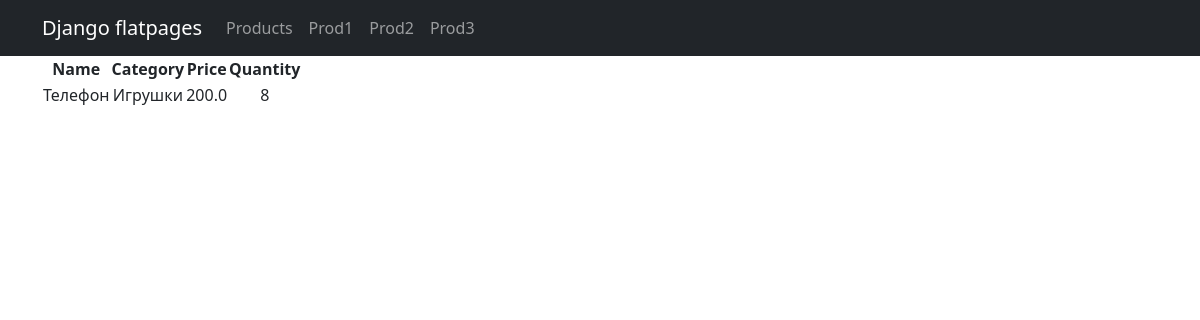
The page /products/5/ on the database as committed earlier.
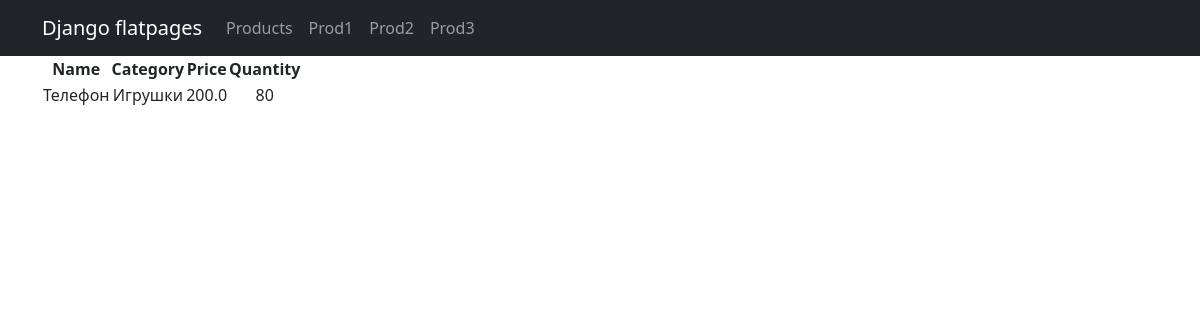
The same page on the database as committed later.
### simple_app/models.py (models this page shows, shortened)
class Product(models.Model):
    name = models.CharField(max_length=200)
    price = models.FloatField(validators=[MinValueValidator(0.0, 'Price should be >= 0.0')])
    quantity = models.IntegerField(validators=[MinValueValidator(0, 'Quantity should be >= 0')])
    category = models.ForeignKey('Category', on_delete=models.CASCADE)

class Category(models.Model):
    name = models.CharField(max_length=200)

### simple_app/views.py (the view)
# urls.py: path('<int:pk>/', ProductDetailView.as_view(), name='product_detail'),  # Ссылка на детали товара
class ProductDetailView(DetailView):
    template_name = 'product_detail.html'
    queryset = Product.objects.all()

### templates/product_detail.html (shortened to what this page needs)
{% extends 'flatpages/default.html' %}
{% block content %}
<table>
    <thead>
        <th>
            Name
        </th>
        <th>
            Category
        </th>
        <th>
            Price
        </th>
        <th>
            Quantity
        </th>
    </thead>
    <tr>
        <td>
            {{ product.name|title }}
        </td>
        <td>
            {{ product.category.name|title }}
        </td>
        <td>
            {{ product.price }}
        </td>
        <td>
            {{ product.quantity }}
        </td>
    </tr>
</table>
{% endblock content %}

Rows that differ between the two databases and show on the page:
changed Product "Телефон": quantity "8" → "80"
